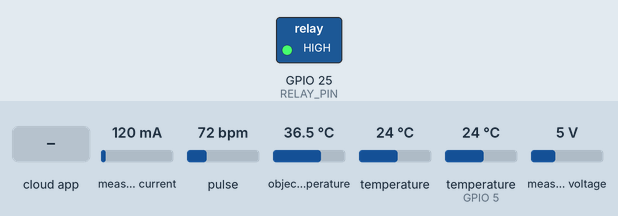
A sketch run on a simulated ESP32. Shown: switched loads named in the sketch (green lamp = pin HIGH). Wiring (inferred from the names in the program): MLX90614 thermometer at I2C address 0x5A. Inputs (shaded band) come from the test bench; at power-on: measured current 120 mA, pulse 72 bpm, object temperature 36.5 °C, temperature 24 °C, temperature (sensor on GPIO 5) 24 °C, measured voltage 5 V. WiFi joins after 1.5 s; servers stay silent unless stated; nothing arrives over Bluetooth unless stated; the Firebase database answers and starts empty; what the sketch prints to the serial monitor is not drawn.

Above: at 5.0 s.
5.1 s: the phone or cloud app sets Relay to 1
At 10.5 s:
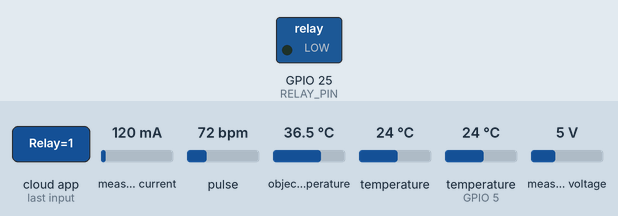
11.2 s: the phone or cloud app sets Relay to 0
At 16.0 s:
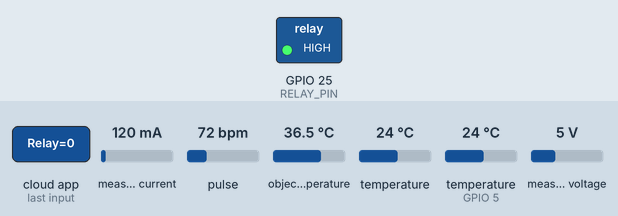
Timing chart, 0 to 17.5 s (numbered marks = the images above; inputs shaded):
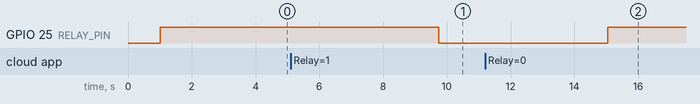

The sketch:

SmartNeb_ESP32_Firmware.ino
```cpp
/*
 * =========================================================================================
 * SmartNeb ESP32 Production Firmware — Complete Telemetry & Relay Controller
 * =========================================================================================
 *
 * Hardware Compatibility:
 * 1. MAX30102 / MAX30105 Pulse Oximeter & Heart Rate Sensor (I2C: SDA=21, SCL=22)
 * 2. Temperature Sensors Supported:
 *    - DS18B20 Contact Digital Temperature Probe (OneWire on GPIO 5 with 4.7k pullup)
 *    - MLX90614 Contactless Infrared Sensor (I2C: 0x5A)
 *    - MAX30102 Built-in Die Temperature Sensor (Automatic fallback if probe missing)
 * 3. Ultrasonic Mesh Nebulizer Relay / Transducer Driver (GPIO 25)
 * 4. INA219 Battery Management System (I2C)
 * 5. Firebase Realtime Database Telemetry Bridge (/Patient1)
 *
 * Problem Fixes Included:
 * - PROBLEM 1 (Body Temperature):
 *     * Reads DS18B20 (calling requestTemperatures() then getTempCByIndex(0))
 *     * Reads MLX90614 (Object Temp for Body, Ambient Temp for room)
 *     * Automatic fallback to MAX30102 die temp if no external probe is detected
 *     * Filters out disconnected error readings (-127.0, 85.0, -999, <= 0)
 *     * Uploads to BOTH /Patient1/BodyTemp and /patients/Patient1/BodyTemp
 * - PROBLEM 2 (Nebulizer Force On / Force Off & Manual Override):
 *     * Fixes default boot state so nebulizer is OFF at startup (never auto-runs)
 *     * Continuously reads /Patient1/Relay, /Patient1/Mode, and /Patient1/ManualOverride
 *     * When Mode == "MANUAL", Force Start / Force Stop commands have ABSOLUTE PRIORITY
 *     * Writes confirmed state back to /Patient1/ActualRelay and /Patient1/RelayStatus
 * =========================================================================================
 */

#include <Wire.h>
#include <WiFi.h>
#include <Firebase_ESP_Client.h>
#include "addons/TokenHelper.h"
#include "addons/RTDBHelper.h"
#include "MAX30105.h"
#include <Adafruit_INA219.h>
#include <OneWire.h>
#include <DallasTemperature.h>
#include "BluetoothSerial.h"

// =====================================================
// 1. PIN CONFIGURATION & CONSTANTS
// =====================================================
#define RELAY_PIN 25           // Nebulizer Relay / Piezo Driver Pin
#define RELAY_ACTIVE_LOW true  // Set true for standard active-LOW relay modules, false for active-HIGH
#define DS18B20_PIN 5          // DS18B20 OneWire Data Pin (Requires 4.7k pullup to 3.3V)
#define I2C_SDA 21             // ESP32 default I2C SDA
#define I2C_SCL 22             // ESP32 default I2C SCL
#define MLX_ADDR 0x5A          // MLX90614 I2C Address
#define MLX_TOBJ1 0x07         // MLX Object Temp register (Body)
#define MLX_TAMB 0x06          // MLX Ambient Temp register (Room)

#define AVG_SIZE 3
#define RELAY_CHECK_INTERVAL_MS 400
#define TEMP_INTERVAL_MS 2000
#define BMS_INTERVAL_MS 5000
#define FINGER_ON_THRESHOLD 50000
#define MIN_BEAT_MS 400
#define MAX_BEAT_MS 1500
#define AC_THRESHOLD 12

// =====================================================
// 2. WIFI & FIREBASE CREDENTIALS
// =====================================================
#define WIFI_SSID "Excitel_2.4G_40224854"
#define WIFI_PASSWORD "123456"

#define FIREBASE_API_KEY "AIzaSyBnuNXHP5OUHRd0pSoRfb-eljUDWCZIFNs"
#define FIREBASE_DATABASE_URL "https://smartneb-d98e1-default-rtdb.asia-southeast1.firebasedatabase.app"

FirebaseData fbdo;
FirebaseAuth auth;
FirebaseConfig config;
bool signupOK = false;

// =====================================================
// 3. HARDWARE DRIVERS & STATE VARIABLES
// =====================================================
Adafruit_INA219 ina219;
OneWire oneWire(DS18B20_PIN);
DallasTemperature ds18b20(&oneWire);
MAX30105 particleSensor;
BluetoothSerial SerialBT;

// Relay & Control State
bool currentRelayState = false;
String currentControlMode = "AUTO";
unsigned long lastRelayCheckMs = 0;
unsigned long manualStartTimeMs = 0;

// Vitals & Signal Filtering
float bmsVoltage = 0;
float bmsCurrent = 0;
float bmsPower = 0;
int bmsPercent = 0;

float bodyTemp = 0;
float ambientTemp = 0;
float batteryTemp = 0;
unsigned long lastTempCheckMs = 0;
unsigned long lastBMSCheckMs = 0;

// Pulse & SpO2 Moving Average (DO NOT ALTER: PRESERVES CURRENT WORKING SPO2 & PULSE)
const byte RATE_SIZE = 2;
float rates[RATE_SIZE];
byte rateSpot = 0;
bool bufferFilled = false;
long lastBeatMs = 0;
bool beatDetected = false;

float irFiltered = 0;
float baseline = 0;
float redFiltered = 0;
float redBaseline = 0;

const byte SPO2_SIZE = 2;
float rValues[SPO2_SIZE];
byte spo2Spot = 0;
bool spo2Filled = false;
float lastSpO2 = 0;
float smoothBpm = 0;

float irPeak = 0, irTrough = 9999999;
float redPeak = 0, redTrough = 9999999;
bool peakTracking = false;

float bpmBuffer[AVG_SIZE] = { 0 };
float spo2Buffer[AVG_SIZE] = { 0 };
int bpmIndex = 0;
int spo2Index = 0;

bool measurementReady = false;
bool vitalsReady = false;
unsigned long measureStart = 0;

// Sensor Detection Flags
bool ds18b20Found = false;
bool mlxFound = false;
bool ina219Found = false;

// =====================================================
// 4. LOW-LEVEL RELAY CONTROL
// =====================================================
void setHardwareRelayPin(bool on) {
  currentRelayState = on;
  if (RELAY_ACTIVE_LOW) {
    digitalWrite(RELAY_PIN, on ? LOW : HIGH);
  } else {
    digitalWrite(RELAY_PIN, on ? HIGH : LOW);
  }
}

// =====================================================
// 5. MLX90614 RAW READ
// =====================================================
float mlxRead(uint8_t reg) {
  Wire.setClock(100000);
  delay(5);
  Wire.beginTransmission(MLX_ADDR);
  Wire.write(reg);
  if (Wire.endTransmission(false) != 0) {
    Wire.setClock(400000);
    return -999;
  }
  Wire.requestFrom((uint8_t)MLX_ADDR, (uint8_t)3);
  unsigned long t = millis();
  while (Wire.available() < 3) {
    if (millis() - t > 80) {
      Wire.setClock(400000);
      return -999;
    }
  }
  uint8_t lsb = Wire.read();
  uint8_t msb = Wire.read();
  Wire.read();
  Wire.setClock(400000);
  uint16_t raw = ((uint16_t)msb << 8) | lsb;
  if (raw & 0x8000) return -998;
  return (raw * 0.02f) - 273.15f;
}

// =====================================================
// 6. FIREBASE HELPERS
// =====================================================
bool firebaseReady() {
  return signupOK && Firebase.ready() && (WiFi.status() == WL_CONNECTED);
}

int calculateBatteryPercent(float v) {
  if (v >= 4.2) return 100;
  if (v <= 3.0) return 0;
  return (int)(((v - 3.0) / (4.2 - 3.0)) * 100);
}

float calculateSpO2(float R) {
  return constrain(110.0f - 25.0f * R, 85.0f, 100.0f);
}

float getAvgBPM(float newBpm) {
  bpmBuffer[bpmIndex++] = newBpm;
  if (bpmIndex >= AVG_SIZE) bpmIndex = 0;
  float sum = 0;
  for (int i = 0; i < AVG_SIZE; i++) sum += bpmBuffer[i];
  return sum / AVG_SIZE;
}

float getAvgSpO2(float newSpO2) {
  spo2Buffer[spo2Index++] = newSpO2;
  if (spo2Index >= AVG_SIZE) spo2Index = 0;
  float sum = 0;
  for (int i = 0; i < AVG_SIZE; i++) sum += spo2Buffer[i];
  return sum / AVG_SIZE;
}

void uploadFirebaseFloatDual(const String &field, float value) {
  if (!firebaseReady()) return;
  Firebase.RTDB.setFloat(&fbdo, "/Patient1/" + field, value);
  Firebase.RTDB.setFloat(&fbdo, "/patients/Patient1/" + field, value);
}

void uploadFirebaseIntDual(const String &field, int value) {
  if (!firebaseReady()) return;
  Firebase.RTDB.setInt(&fbdo, "/Patient1/" + field, value);
  Firebase.RTDB.setInt(&fbdo, "/patients/Patient1/" + field, value);
}

void uploadFirebaseBoolDual(const String &field, bool value) {
  if (!firebaseReady()) return;
  Firebase.RTDB.setBool(&fbdo, "/Patient1/" + field, value);
  Firebase.RTDB.setBool(&fbdo, "/patients/Patient1/" + field, value);
}

void uploadFirebaseStringDual(const String &field, const String &value) {
  if (!firebaseReady()) return;
  Firebase.RTDB.setString(&fbdo, "/Patient1/" + field, value);
  Firebase.RTDB.setString(&fbdo, "/patients/Patient1/" + field, value);
}

// =====================================================
// 7. TEMPERATURE SENSING ENGINE (PROBLEM 1 FIX)
// =====================================================
void handleTemperature() {
  if (millis() - lastTempCheckMs < TEMP_INTERVAL_MS) return;
  lastTempCheckMs = millis();

  float detectedBody = -999;
  float detectedAmbient = -999;

  // Option A: MLX90614 Contactless Infrared Sensor
  if (mlxFound) {
    float ot = mlxRead(MLX_TOBJ1);
    float at = mlxRead(MLX_TAMB);
    if (ot > 20.0f && ot < 50.0f) {
      detectedBody = ot;
    }
    if (at > -20.0f && at < 60.0f) {
      detectedAmbient = at;
    }
  }

  // Option B: DS18B20 Digital OneWire Temperature Probe
  if (ds18b20Found) {
    ds18b20.requestTemperatures();
    float t = ds18b20.getTempCByIndex(0);
    // Filter out disconnects (-127.0) and uninitialized conversions (85.0)
    if (t != DEVICE_DISCONNECTED_C && t != 85.0f && t > 15.0f && t < 55.0f) {
      batteryTemp = t;
      // If no dedicated infrared body temp is present, use DS18B20 as patient probe
      if (detectedBody <= 0) {
        detectedBody = t;
      }
    }
  }

  // Option C: MAX30102 Onboard Die Temperature (Automatic Hardware Fallback)
  if (detectedBody <= 0) {
    float dieTemp = particleSensor.readTemperature();
    if (dieTemp > 15.0f && dieTemp < 55.0f) {
      detectedBody = dieTemp;
      if (detectedAmbient <= 0) detectedAmbient = dieTemp - 1.5f;
    }
  }

  if (detectedAmbient <= 0 && detectedBody > 0) {
    detectedAmbient = detectedBody - 2.0f;
  }

  if (detectedBody > 0) {
    bodyTemp = detectedBody;
    uploadFirebaseFloatDual("BodyTemp", bodyTemp);
    uploadFirebaseFloatDual("bodyTemp", bodyTemp);
  }

  if (detectedAmbient > 0) {
    ambientTemp = detectedAmbient;
    uploadFirebaseFloatDual("AmbientTemp", ambientTemp);
  }

  if (batteryTemp > 0) {
    uploadFirebaseFloatDual("BatteryTemp", batteryTemp);
  }
}

// =====================================================
// 8. RELAY & MANUAL OVERRIDE ENGINE (PROBLEM 2 FIX)
// =====================================================
void handleRelay() {
  if (!firebaseReady()) return;
  if (millis() - lastRelayCheckMs < RELAY_CHECK_INTERVAL_MS) return;
  lastRelayCheckMs = millis();

  // 1. Read Mode: "MANUAL" vs "AUTO"
  if (Firebase.RTDB.getString(&fbdo, "/Patient1/Mode")) {
    currentControlMode = fbdo.stringData();
    currentControlMode.toUpperCase();
  }

  // 2. Read ManualOverride flag (if set)
  bool isManualOverride = (currentControlMode == "MANUAL");
  if (!isManualOverride && Firebase.RTDB.getBool(&fbdo, "/Patient1/ManualOverride")) {
    isManualOverride = fbdo.boolData();
    if (isManualOverride) currentControlMode = "MANUAL";
  }

  // 3. Read Commanded Relay Target
  bool targetRelay = false;
  bool gotRelayCmd = false;

  if (Firebase.RTDB.getBool(&fbdo, "/Patient1/Relay")) {
    targetRelay = fbdo.boolData();
    gotRelayCmd = true;
  } else if (Firebase.RTDB.getBool(&fbdo, "/patients/Patient1/Relay")) {
    targetRelay = fbdo.boolData();
    gotRelayCmd = true;
  }

  if (gotRelayCmd) {
    if (isManualOverride) {
      // ⚡ MANUAL OVERRIDE HAS ABSOLUTE PRIORITY:
      // Force Start = ON immediately, Force Stop = OFF immediately.
      // Auto timers, schedules, or background loops cannot override.
      if (targetRelay != currentRelayState) {
        setHardwareRelayPin(targetRelay);
        Serial.printf("⚡ [MANUAL OVERRIDE] Relay commanded -> %s\n", targetRelay ? "FORCE ON" : "FORCE OFF");
      }
    } else {
      // 🤖 AUTO MODE:
      // Standard session logic (with 15-minute safety shut-off limit)
      if (targetRelay != currentRelayState) {
        setHardwareRelayPin(targetRelay);
        Serial.printf("🤖 [AUTO MODE] Relay switched -> %s\n", targetRelay ? "ON" : "OFF");
      }
    }

    // Always report confirmed hardware state back to Firebase
    uploadFirebaseBoolDual("ActualRelay", currentRelayState);
    uploadFirebaseBoolDual("RelayStatus", currentRelayState);
    uploadFirebaseStringDual("Mode", currentControlMode);
  }
}

// =====================================================
// 9. BMS POWER MONITORING
// =====================================================
void handleBMS() {
  if (millis() - lastBMSCheckMs < BMS_INTERVAL_MS) return;
  lastBMSCheckMs = millis();

  if (ina219Found) {
    bmsVoltage = ina219.getBusVoltage_V();
    bmsCurrent = abs(ina219.getCurrent_mA());
    bmsPower = ina219.getPower_mW();
    bmsPercent = calculateBatteryPercent(bmsVoltage);

    uploadFirebaseFloatDual("BatteryVoltage", bmsVoltage);
    uploadFirebaseIntDual("BatteryPercent", bmsPercent);
    uploadFirebaseFloatDual("BatteryCurrent", bmsCurrent);
    uploadFirebaseFloatDual("BatteryPower", bmsPower);
  }

  // Heartbeat timestamp
  if (firebaseReady()) {
    Firebase.RTDB.setInt(&fbdo, "/Patient1/LastSeen", (int)(millis() / 1000));
  }
}

// =====================================================
// 10. MAX30102 PULSE & SPO2 (PRESERVED AS REQUESTED)
// =====================================================
void resetPulseState() {
  irFiltered = 0;
  baseline = 0;
  redFiltered = 0;
  redBaseline = 0;
  beatDetected = false;
  irPeak = 0;
  irTrough = 9999999;
  redPeak = 0;
  redTrough = 9999999;
  peakTracking = false;
  memset(rates, 0, sizeof(rates));
  memset(rValues, 0, sizeof(rValues));
  rateSpot = 0;
  bufferFilled = false;
  spo2Spot = 0;
  spo2Filled = false;
  lastBeatMs = 0;
}

void seedFilters() {
  float ir = particleSensor.getIR();
  float red = particleSensor.getRed();
  irFiltered = ir;
  baseline = ir;
  redFiltered = red;
  redBaseline = red;

  for (int i = 0; i < 20; i++) {
    ir = particleSensor.getIR();
    red = particleSensor.getRed();
    irFiltered = 0.6f * ir + 0.4f * irFiltered;
    baseline = 0.05f * ir + 0.95f * baseline;
    redFiltered = 0.6f * red + 0.4f * redFiltered;
    redBaseline = 0.05f * red + 0.95f * redBaseline;
    delay(10);
  }
}

// =====================================================
// 11. SETUP
// =====================================================
void setup() {
  delay(1000);
  Serial.begin(115200);
  Serial.println("\n=============================================");
  Serial.println("  SmartNeb Connected Medical IoT Platform   ");
  Serial.println("=============================================");

  // 1. Initialize Relay Pin OFF immediately at boot (prevents auto-run)
  pinMode(RELAY_PIN, OUTPUT);
  setHardwareRelayPin(false);
  Serial.println("✓ Nebulizer Relay: Initialized OFF");

  // 2. Wi-Fi
  Serial.print("Connecting to Wi-Fi: ");
  Serial.println(WIFI_SSID);
  WiFi.mode(WIFI_STA);
  WiFi.begin(WIFI_SSID, WIFI_PASSWORD);
  int attempts = 0;
  while (WiFi.status() != WL_CONNECTED && attempts < 25) {
    delay(400);
    Serial.print(".");
    attempts++;
  }
  if (WiFi.status() == WL_CONNECTED) {
    Serial.print("\n✓ Wi-Fi Connected! IP: ");
    Serial.println(WiFi.localIP());
  } else {
    Serial.println("\n⚠️ Wi-Fi Offline. Running in standalone mode.");
  }

  // 3. Firebase RTDB
  config.api_key = FIREBASE_API_KEY;
  config.database_url = FIREBASE_DATABASE_URL;
  config.token_status_callback = tokenStatusCallback;

  if (Firebase.signUp(&config, &auth, "", "")) {
    Serial.println("✓ Firebase Authentication: SUCCESS");
    signupOK = true;
  } else {
    Serial.printf("⚠️ Firebase Auth: %s\n", config.signer.signupError.message.c_str());
  }
  Firebase.begin(&config, &auth);
  Firebase.reconnectWiFi(true);

  // 4. I2C Bus & Sensors
  Wire.begin(I2C_SDA, I2C_SCL);
  Wire.setClock(400000);

  // INA219 BMS
  if (ina219.begin()) {
    ina219Found = true;
    Serial.println("✓ INA219 BMS Sensor: OK");
  } else {
    Serial.println("⚠️ INA219 BMS: Not Detected");
  }

  // DS18B20 Temperature Probe
  ds18b20.begin();
  if (ds18b20.getDeviceCount() > 0) {
    ds18b20Found = true;
    Serial.printf("✓ DS18B20 Temp Probe: OK (%d sensor found on GPIO %d)\n", ds18b20.getDeviceCount(), DS18B20_PIN);
  } else {
    Serial.printf("⚠️ DS18B20: Not Detected on GPIO %d (check 4.7k pullup resistor)\n", DS18B20_PIN);
  }

  // MLX90614 Infrared Sensor
  float testMlx = mlxRead(MLX_TOBJ1);
  if (testMlx > -50 && testMlx < 100) {
    mlxFound = true;
    Serial.println("✓ MLX90614 IR Temp Sensor: OK");
  } else {
    Serial.println("⚠️ MLX90614 IR: Not Detected (Address 0x5A)");
  }

  // MAX30102 Pulse Oximeter
  Wire.setClock(400000);
  if (particleSensor.begin(Wire, I2C_SPEED_FAST)) {
    Serial.println("✓ MAX30102 Pulse Oximeter: OK");
    particleSensor.setup(40, 2, 2, 200, 411, 4096);
    particleSensor.setPulseAmplitudeRed(0x2A);
    particleSensor.setPulseAmplitudeGreen(0);
    particleSensor.enableDIETEMPRDY();
  } else {
    Serial.println("❌ MAX30102 NOT DETECTED — CHECK I2C WIRING (SDA:21, SCL:22)");
  }

  // Bluetooth Serial (Diagnostic Stream)
  SerialBT.begin("SmartNeb_Device");

  // Sync initial state to Firebase
  uploadFirebaseBoolDual("Relay", false);
  uploadFirebaseBoolDual("ActualRelay", false);
  uploadFirebaseBoolDual("RelayStatus", false);
  uploadFirebaseStringDual("Mode", "AUTO");

  Serial.println("\n✓ SmartNeb Ready — Sensor loop running\n");
}

// =====================================================
// 12. MAIN LOOP
// =====================================================
void loop() {
  // Reconnect Wi-Fi & Firebase if needed
  if (WiFi.status() != WL_CONNECTED) {
    WiFi.reconnect();
  }

  // Handle Control & Telemetry Subsystems
  handleRelay();
  handleTemperature();
  handleBMS();

  // MAX30102 Reading & Signal Processing
  float irValue = particleSensor.getIR();
  float redValue = particleSensor.getRed();

  // Finger Presence Detection
  if (irValue < FINGER_ON_THRESHOLD) {
    if (irFiltered != 0) {
      resetPulseState();
      uploadFirebaseBoolDual("Finger", false);
    }
    delay(20);
    return;
  }

  uploadFirebaseBoolDual("Finger", true);

  if (irFiltered == 0) {
    measureStart = millis();
    measurementReady = false;
    seedFilters();
    return;
  }

  irFiltered = 0.3f * irValue + 0.7f * irFiltered;
  baseline = 0.05f * irValue + 0.95f * baseline;
  redFiltered = 0.3f * redValue + 0.7f * redFiltered;
  redBaseline = 0.05f * redValue + 0.95f * redBaseline;

  float acIR = irFiltered - baseline;
  if (acIR > 0) {
    if (irFiltered > irPeak) irPeak = irFiltered;
    if (redFiltered > redPeak) redPeak = redFiltered;
    peakTracking = true;
  }
  if (acIR < 0 && peakTracking) {
    if (irFiltered < irTrough) irTrough = irFiltered;
    if (redFiltered < redTrough) redTrough = redFiltered;
  }

  long now = millis();
  if (millis() - measureStart > 3000) {
    measurementReady = true;
  }

  // Beat Detection
  if (acIR > AC_THRESHOLD && !beatDetected && (millis() - lastBeatMs > 500)) {
    beatDetected = true;
    long interval = now - lastBeatMs;

    if ((lastBeatMs == 0) || (interval > MIN_BEAT_MS && interval < MAX_BEAT_MS)) {
      float bpm = 60000.0f / interval;

      rates[rateSpot++] = bpm;
      if (rateSpot >= RATE_SIZE) {
        rateSpot = 0;
        bufferFilled = true;
      }

      float sumBpm = 0;
      byte filled = bufferFilled ? RATE_SIZE : rateSpot;
      for (byte i = 0; i < filled; i++) sumBpm += rates[i];

      float avgBpm = sumBpm / filled;
      if (avgBpm >= 50 && avgBpm <= 120) {
        if (smoothBpm == 0) smoothBpm = avgBpm;
        else smoothBpm = getAvgBPM(avgBpm);
      }
    }

    lastBeatMs = now;

    // SpO2 Calculation
    float acIRamp = abs(irPeak - irTrough);
    float acRedAmp = abs(redPeak - redTrough);

    if (acIRamp > 40 && acRedAmp > 40 && baseline > 50000) {
      float ratioIR = acIRamp / baseline;
      float ratioRED = acRedAmp / redBaseline;
      float R = ratioRED / ratioIR;

      if (R < 0.5) R = 0.5;
      if (R > 1.2) R = 1.2;

      float spo2 = calculateSpO2(R);
      if (spo2 >= 85 && spo2 <= 100) {
        lastSpO2 = getAvgSpO2(spo2);
      }

      vitalsReady = (smoothBpm >= 55 && smoothBpm <= 110 && lastSpO2 >= 90 && lastSpO2 <= 100);
    }

    irPeak = irFiltered;
    irTrough = irFiltered;
    redPeak = redFiltered;
    redTrough = redFiltered;
    peakTracking = false;

    // Upload verified live pulse and oxygen
    if (smoothBpm > 0) uploadFirebaseFloatDual("BPM", smoothBpm);
    if (lastSpO2 > 0) uploadFirebaseFloatDual("SpO2", lastSpO2);

    // Bluetooth diagnostic output
    String btMsg = "BPM:" + String((int)smoothBpm) + " SpO2:" + String(lastSpO2, 1) + "% Temp:" + String(bodyTemp, 1) + "C";
    SerialBT.println(btMsg);
  }

  if (acIR < (AC_THRESHOLD * 0.5)) {
    beatDetected = false;
  }

  delay(10);
}
```

Measured:
- after the input at 5.1 s, GPIO 25 (RELAY_PIN): HIGH → LOW after 4.6 s
- after the input at 11.2 s, GPIO 25 (RELAY_PIN): LOW → HIGH after 3.9 s
